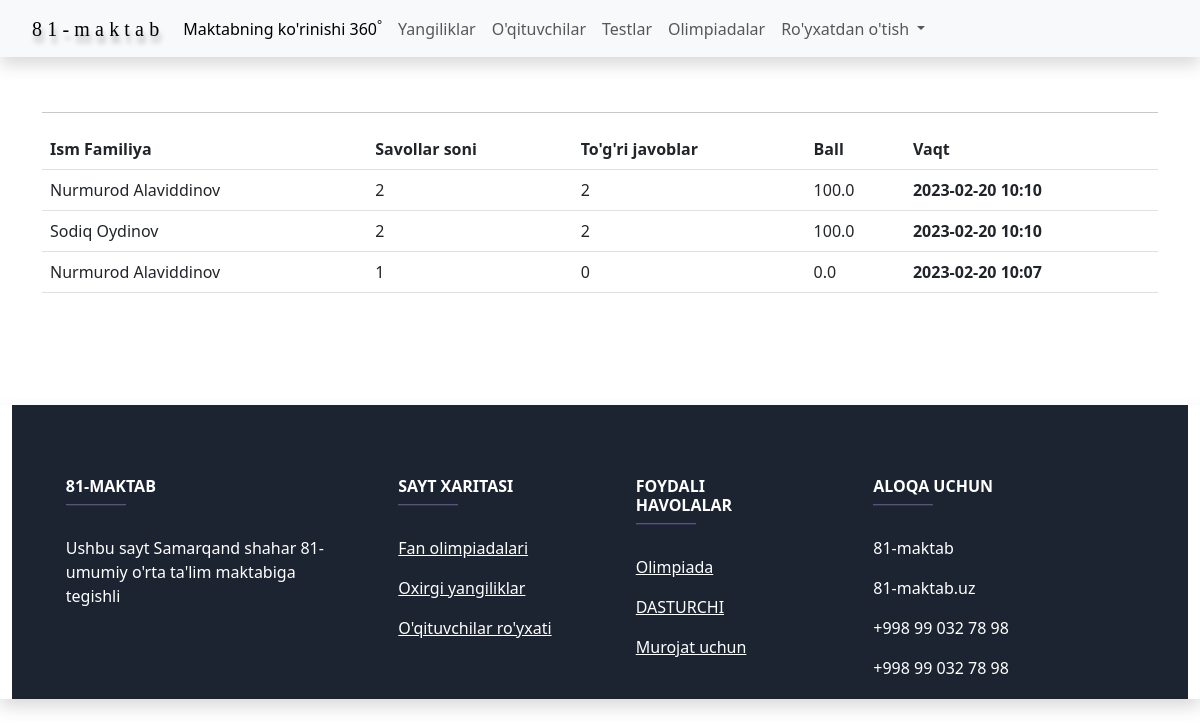
The app's page /test/results/1/ with its own data.
### testlar/models.py (models this page shows, shortened)
class Result(models.Model):
    user = models.ForeignKey(User, on_delete=models.CASCADE)
    total_question = models.IntegerField()
    corrent_question = models.IntegerField()
    create_at = models.DateTimeField(auto_now_add=True)
    quiz = models.ForeignKey(QuizModel, on_delete=models.CASCADE)
    @property
    def total(self):
        return round((100 * self.corrent_question) / self.total_question, 2)
    class Meta:
        ordering = ['-corrent_question']
        verbose_name = "Test natijalari"
        verbose_name_plural = "Test natijalari"

### testlar/views.py (the view)
# urls.py: path('results/<int:pk>/', result_list, name='result_detail'),
def result_list(request, pk):
    results_base = Result.objects.filter(quiz_id = pk).order_by('-corrent_question')
    context = {
        'results_base': results_base
    }
    return render(request, 'result_detail.html', context)

### templates/result_detail.html
{% extends 'base.html' %}
{% load static %}
{% load widget_tweaks %}
{% block content %}
<div class="container mt-5 py-5">
{% block body %}
        <hr>
        <table class="table">
            <thead>
            <tr>
                <th scope="col">Ism Familiya</th>
                <th scope="col">Savollar soni</th>
                <th scope="col">To'g'ri javoblar</th>
                <th scope="col">Ball</th>
                <th scope="col">Vaqt</th>
            </tr>
            </thead>
            <tbody>
            {% for result in results_base %}
                <tr>
                    <td>{{ result.user.first_name.title }} {{ result.user.last_name.title }}</td>
                    <td>{{ result.total_question }}</td>
                    <td>{{ result.corrent_question }}</td>
                    <td>{{ result.total }}</td>
                    <th scope="row">{{ result.create_at|date:'Y-m-d H:i' }}</th>
                </tr>
            {% endfor %}
            </tbody>
        </table>
{% endblock %}
</div>
{% endblock content %}

### records on screen
Result: user.first_name "Nurmurod", user.last_name "Alaviddinov", total_question "2", corrent_question "2", total "100.0", create_at "2023-02-20 10:10"
Result: user.first_name "Sodiq", user.last_name "Oydinov", total_question "2", corrent_question "2", total "100.0", create_at "2023-02-20 10:10"
Result: user.first_name "Nurmurod", user.last_name "Alaviddinov", total_question "1", corrent_question "0", total "0.0", create_at "2023-02-20 10:07"
